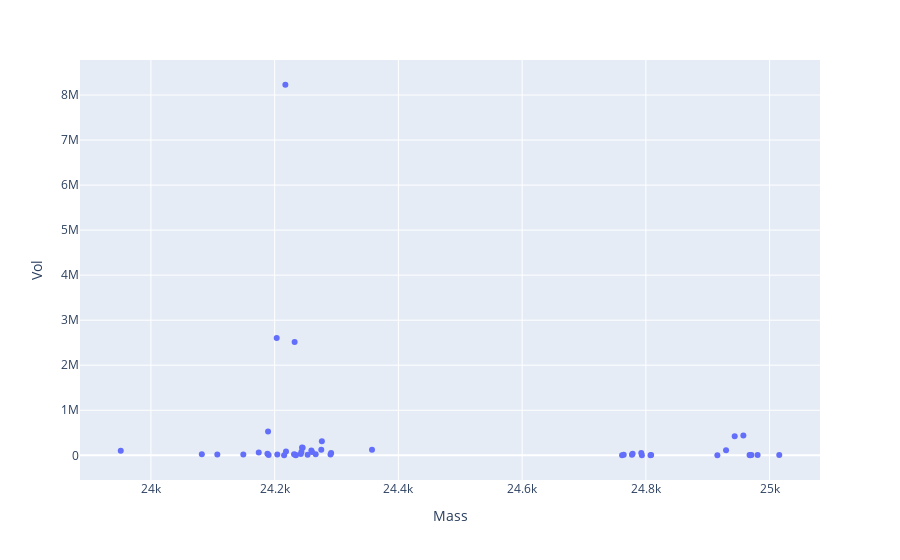

The notebook cell saved with this chart:
### Code cell
plotly_zone(df1_24k, y='Vol')
df1_24k.sort_values('Vol', ascending=False).iloc[:30]
